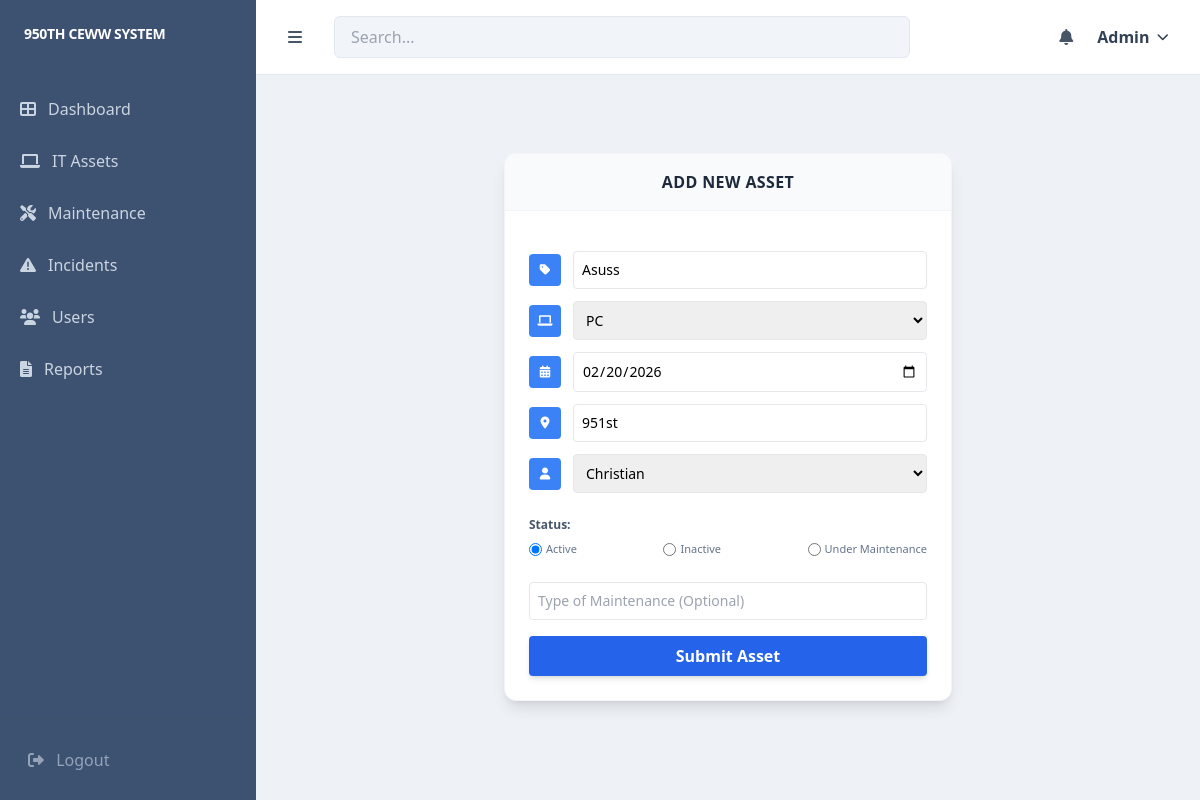
Screenshot of /dashboard/assets/edit/8/ (signed in) with the database file from the repository.
### core/models.py (models this page shows, shortened)
class Asset(models.Model):
    ASSET_TYPES = [('PC', 'PC'), ('Laptop', 'Laptop'), ('Server', 'Server')]
    STATUS_CHOICES = [('Active', 'Active'), ('Inactive', 'Inactive'), ('Maintenance', 'Under Maintenance')]
    assets_id = models.CharField(max_length=10, unique=True, editable=False)
    assets_name = models.CharField(max_length=100)
    assigned_to = models.ForeignKey(User, on_delete=models.SET_NULL, null=True, blank=True)
    assets_type = models.CharField(max_length=20, choices=ASSET_TYPES)
    location = models.CharField(max_length=100)
    status = models.CharField(max_length=20, choices=STATUS_CHOICES, default='Active')
    date_added = models.DateField(default=timezone.now) # This allows the manual change

### core/views.py (the view)
# urls.py: path('assets/edit/<int:asset_id>/', views.edit_asset, name='edit_asset'),
@login_required
def edit_asset(request, asset_id):
    asset = get_object_or_404(Asset, pk=asset_id)
    if request.method == "POST":
        form = AssetForm(request.POST, instance=asset)
        if form.is_valid():
            form.save()
            messages.success(request, f"Asset {asset.assets_id} updated successfully!")
            return redirect('asset_list')
    else:
        form = AssetForm(instance=asset)
    return render(request, 'core/add_asset.html', {
        'form': form,
        'title': f'Edit Asset: {asset.assets_id}'
    })

### core/forms.py
class AssetForm(forms.ModelForm):
    type_of_maintenance = forms.CharField(
        required=False,
        widget=forms.TextInput(attrs={'placeholder': 'Type of Maintenance (Optional)', 'class': 'w-full p-2 border rounded text-sm'})
    )
    class Meta:
        model = Asset
        fields = ['assets_name', 'assets_type', 'location', 'status', 'date_added', 'assigned_to']
        widgets = {
            'assets_name': forms.TextInput(attrs={'placeholder': 'Assets name', 'class': 'w-full p-2 border rounded text-sm'}),
            'assets_type': forms.Select(attrs={'class': 'w-full p-2 border rounded text-sm'}),
            'location': forms.TextInput(attrs={'placeholder': 'Location', 'class': 'w-full p-2 border rounded text-sm'}),
            'date_added': forms.DateInput(attrs={'type': 'date', 'class': 'w-full p-2 border rounded text-sm'}),
            'assigned_to': forms.Select(attrs={'class': 'w-full p-2 border rounded text-sm'}), # Added widget for cleaner look
            'status': forms.RadioSelect(),
        }

### core/templates/core/add_asset.html (shortened to what this page needs)
{% extends 'core/admin_dashboard.html' %}
{% block content %}
<div class="flex justify-center items-center min-h-[80vh]">
    <div class="w-full max-w-md bg-white rounded-xl shadow-lg border border-slate-100 overflow-hidden">
        <div class="bg-slate-50 p-4 border-b border-slate-100">
            <h2 class="text-center font-bold text-slate-800 uppercase tracking-wide">Add New Asset</h2>
        </div>
        <form method="POST" class="p-6 space-y-4">
            <div class="space-y-3">
                <div class="flex items-center gap-3">
                    <div class="w-8 h-8 bg-blue-500 rounded flex-shrink-0 flex items-center justify-center text-white"><i class="fas fa-tag text-xs"></i></div>
                    {{ form.assets_name }}
                </div>
                <div class="flex items-center gap-3">
                    <div class="w-8 h-8 bg-blue-500 rounded flex-shrink-0 flex items-center justify-center text-white"><i class="fas fa-laptop text-xs"></i></div>
                    {{ form.assets_type }}
                </div>
                <div class="flex items-center gap-3">
                    <div class="w-8 h-8 bg-blue-500 rounded flex-shrink-0 flex items-center justify-center text-white"><i class="fas fa-calendar-alt text-xs"></i></div>
                    {{ form.date_added }}
                </div>
                <div class="flex items-center gap-3">
                    <div class="w-8 h-8 bg-blue-500 rounded flex-shrink-0 flex items-center justify-center text-white"><i class="fas fa-map-marker-alt text-xs"></i></div>
                    {{ form.location }}
                </div>
                <div class="flex items-center gap-3">
                    <div class="w-8 h-8 bg-blue-500 rounded flex-shrink-0 flex items-center justify-center text-white"><i class="fas fa-user text-xs"></i></div>
                    {{ form.assigned_to }}
                </div>
            </div>
            <div class="py-2">
                <span class="text-xs font-bold text-slate-600 block mb-2">Status:</span>
                <div class="flex justify-between text-[11px] font-medium text-slate-500">
                    {% for radio in form.status %}
                        <label class="flex items-center gap-1 cursor-pointer hover:text-blue-600">
                            {{ radio.tag }} {{ radio.choice_label }}
                        </label>
                    {% endfor %}
                </div>
            </div>
            {{ form.type_of_maintenance }}
            <button type="submit" class="w-full bg-blue-600 hover:bg-blue-700 text-white font-bold py-2 rounded shadow-md transition-all active:transform active:scale-95">
                Submit Asset
            </button>
        </form>
    </div>
</div>
{% endblock %}

### core/templates/core/admin_dashboard.html (shortened to what this page needs)
{% load static %}
<!DOCTYPE html>
<html lang="en">
<head>
    <script src="https://cdn.tailwindcss.com"></script>
    <link rel="stylesheet" href="https://cdnjs.cloudflare.com/ajax/libs/font-awesome/6.0.0/css/all.min.css">
</head>
<body class="bg-slate-100 font-sans">
<div class="flex min-h-screen">
    <div class="w-64 bg-[#3d5171] text-white flex flex-col sticky top-0 h-screen">
        <div class="p-6 border-b border-slate-600/50">
            <h2 class="text-sm font-bold tracking-tight uppercase">950th CEWW System</h2>
        </div>
        <nav class="flex-1 mt-4 px-2 space-y-1">
            <a href="{% url 'dashboard' %}" class="flex items-center p-3 rounded-lg transition {% if request.resolver_match.url_name == 'dashboard' %} bg-white/10 text-white font-bold {% else %} text-slate-300 hover:bg-white/5 {% endif %}">
                <i class="fas fa-th-large mr-3"></i> Dashboard
            </a>
            <a href="{% url 'asset_list' %}" class="flex items-center p-3 rounded-lg transition {% if request.resolver_match.url_name == 'asset_list' %} bg-white/10 text-white font-bold {% else %} text-slate-300 hover:bg-white/5 {% endif %}">
                <i class="fas fa-laptop mr-3"></i> IT Assets
            </a>
            <a href="{% url 'maintenance_list' %}" class="flex items-center p-3 rounded-lg transition {% if request.resolver_match.url_name == 'maintenance_list' %} bg-white/10 text-white font-bold {% else %} text-slate-300 hover:bg-white/5 {% endif %}">
                <i class="fas fa-tools mr-3"></i> Maintenance
            </a>
            <a href="{% url 'incident_list' %}" class="flex items-center p-3 rounded-lg transition {% if request.resolver_match.url_name == 'incident_list' %} bg-white/10 text-white font-bold {% else %} text-slate-300 hover:bg-white/5 {% endif %}">
                <i class="fas fa-exclamation-triangle mr-3"></i> Incidents
            </a>
            {% if request.user.groups.all.0.name == 'Admin' %}
            <a href="{% url 'user_list' %}" class="flex items-center p-3 rounded-lg transition {% if request.resolver_match.url_name == 'user_list' %} bg-white/10 text-white font-bold {% else %} text-slate-300 hover:bg-white/5 {% endif %}">
                <i class="fas fa-users mr-3"></i> Users
            </a>
            {% endif %}
            <a href="{% url 'reports' %}" class="flex items-center p-3 rounded-lg transition {% if request.resolver_match.url_name == 'reports' %} bg-white/10 text-white font-bold {% else %} text-slate-300 hover:bg-white/5 {% endif %}">
                <i class="fas fa-file-alt mr-3"></i> Reports
            </a>
        </nav>
        <div class="p-4 border-t border-slate-600/50">
            <form action="{% url 'logout' %}" method="post">
                <button type="submit" class="w-full text-left p-3 text-slate-400 hover:text-white transition">
                    <i class="fas fa-sign-out-alt mr-2"></i> Logout
                </button>
            </form>
        </div>
    </div>
    <div class="flex-1 bg-[#eef2f7] flex flex-col">
        <header class="bg-white px-8 py-4 flex items-center justify-between border-b border-slate-200 sticky top-0 z-40">
            <i class="fas fa-bars text-slate-600 cursor-pointer"></i>
            <div class="flex-1 mx-8">
                <input type="text" placeholder="Search..." class="w-full max-w-xl px-4 py-2 bg-slate-100 rounded-md border border-slate-200 focus:outline-none focus:ring-2 focus:ring-blue-500/20">
            </div>
            <div class="flex items-center space-x-6">
                <i class="fas fa-bell text-slate-600 cursor-pointer hover:text-blue-600"></i>
                <div class="relative">
                    <button id="userMenuBtn" onclick="toggleDropdown(event)" class="flex items-center space-x-2 text-slate-700 font-bold focus:outline-none hover:text-blue-600 transition">
                        <span>{{ user.username|default:"User" }}</span>
                        <i class="fas fa-chevron-down text-xs"></i>
                    </button>
                </div>
            </div>
        </header>
        <main class="p-8">
            {% block content %}{% endblock %}
        </main>
    </div>
</div>
</body>
</html>

### rows the page displays
Asset: assets_name "Asuss", assets_type "PC", date_added "02/20/2026", location "951st", assigned_to "Christian"

### other values shown
{{ user.username|default:"User" }} "Admin"
{{ radio.choice_label }} "Active" "Inactive" "Under Maintenance"
